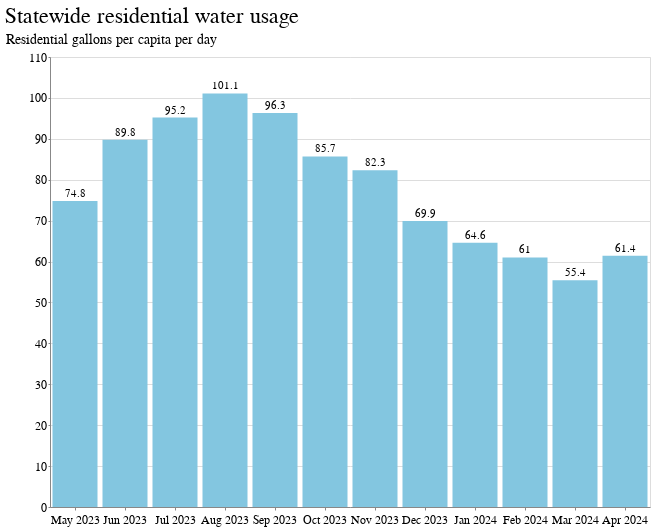

Notebook code for this chart:
### Code cell
base = alt.Chart(
    statewide_df.tail(12)
).encode(
    x=alt.X("yearmonth(report_period_start_date):O").axis(title=""),
    tooltip=["state_pop_weighted_rgpcd","report_period_start_date"]
)

bar = base.mark_bar(color="#83c6e0").encode(
    y=alt.Y("state_pop_weighted_rgpcd", stack=None).axis(title="Residential gallons per capita per day"),
    text="state_pop_weighted_rgpcd"
)

# avg_line = base.mark_line(interpolate='step', color='#1281aa').encode(
#     y=alt.Y("regional_r_gpcd"),
#     text="regional_r_gpcd"
# )

# goal_line = alt.Chart(pd.DataFrame({'y': [80]})).mark_rule(color="#b75a36",strokeDash=[10,11]).encode(y='y')

(
    bar + 
    # avg_line + 
    bar.mark_text(align='center', dy=-7) 
    # avg_line.mark_text(align='center', dy=-7)
).properties(title=f"Statewide residential water usage", width=600)

### Figure 1 — Vega-Lite specification as saved in the notebook (floating-point values rounded to 4 significant figures)
{"config": {"view": {"width": 800, "height": 450}, "background": "#ffffff", "title": {"anchor": "start", "font": "BentonGothic-Bold, sans", "fontColor": "#000000", "fontSize": 22, "fontWeight": "normal"}, "arc": {"fill": "#82c6df"}, "area": {"fill": "#82c6df"}, "line": {"stroke": "#82c6df", "strokeWidth": 3}, "path": {"stroke": "#82c6df"}, "rect": {"fill": "#82c6df"}, "shape": {"stroke": "#82c6df"}, "bar": {"fill": "#82c6df"}, "point": {"stroke": "#82c6df"}, "symbol": {"fill": "#82c6df", "size": 30}, "axis": {"titleFont": "BentonGothic-Bold, sans", "titleFontSize": 14, "titleFontWeight": "normal", "labelFont": "BentonGothic, sans", "labelFontSize": 12, "labelFontWeight": "normal"}, "axisX": {"labelAngle": 0, "labelPadding": 4, "tickSize": 3}, "axisY": {"labelBaseline": "middle", "maxExtent": 45, "minExtent": 45, "tickSize": 2, "titleAlign": "left", "titleAngle": 0, "titleX": -45, "titleY": -11}, "legend": {"titleFont": "BentonGothic-Bold, sans", "titleFontSize": 14, "titleFontWeight": "normal", "symbolType": "square", "labelFont": "BentonGothic, sans", "labelFontSize": 13}, "range": {"category": ["#3580b1", "#ec8431", "#ab7fb4", "#c89d29", "#adc839", "#829eb1"], "diverging": ["#e68a4f", "#f4bb6a", "#f9e39c", "#dadfe2", "#a6b7c6", "#849eae"], "heatmap": ["#fbf2c7", "#f9e39c", "#f8d36e", "#f4bb6a", "#e68a4f", "#d15a40", "#ab4232"], "ordinal": ["#fbf2c7", "#f9e39c", "#f8d36e", "#f4bb6a", "#e68a4f", "#d15a40", "#ab4232"], "ramp": ["#fbf2c7", "#f9e39c", "#f8d36e", "#f4bb6a", "#e68a4f", "#d15a40", "#ab4232"]}}, "layer": [{"mark": {"type": "bar", "color": "#83c6e0"}, "encoding": {"text": {"field": "state_pop_weighted_rgpcd", "type": "quantitative"}, "tooltip": [{"field": "state_pop_weighted_rgpcd", "type": "quantitative"}, {"field": "report_period_start_date", "type": "temporal"}], "x": {"axis": {"title": ""}, "field": "report_period_start_date", "timeUnit": "yearmonth", "type": "ordinal"}, "y": {"axis": {"title": "Residential gallons per capita per day"}, "field": "state_pop_weighted_rgpcd", "stack": null, "type": "quantitative"}}}, {"mark": {"type": "text", "align": "center", "dy": -7}, "encoding": {"text": {"field": "state_pop_weighted_rgpcd", "type": "quantitative"}, "tooltip": [{"field": "state_pop_weighted_rgpcd", "type": "quantitative"}, {"field": "report_period_start_date", "type": "temporal"}], "x": {"axis": {"title": ""}, "field": "report_period_start_date", "timeUnit": "yearmonth", "type": "ordinal"}, "y": {"axis": {"title": "Residential gallons per capita per day"}, "field": "state_pop_weighted_rgpcd", "stack": null, "type": "quantitative"}}}], "data": {"name": "data-9aec7742135b7091069f6447fc26ee7e"}, "title": "Statewide residential water usage", "width": 600, "$schema": "https://vega.github.io/schema/vega-lite/v5.16.3.json", "datasets": {"data-9aec7742135b7091069f6447fc26ee7e": [{"report_period_start_date": "2023-05-01T00:00:00", "total_pop": 36490000.0, "total_gallons": 158700000000.0, "state_pop_weighted_rgpcd": 74.8}, {"report_period_start_date": "2023-06-01T00:00:00", "total_pop": 36640000.0, "total_gallons": 170100000000.0, "state_pop_weighted_rgpcd": 89.8}, {"report_period_start_date": "2023-07-01T00:00:00", "total_pop": 35260000.0, "total_gallons": -1822000000000.0, "state_pop_weighted_rgpcd": 95.2}, {"report_period_start_date": "2023-08-01T00:00:00", "total_pop": 36640000.0, "total_gallons": -10680000000000.0, "state_pop_weighted_rgpcd": 101.1}, {"report_period_start_date": "2023-09-01T00:00:00", "total_pop": 37170000.0, "total_gallons": 166000000000.0, "state_pop_weighted_rgpcd": 96.3}, {"report_period_start_date": "2023-10-01T00:00:00", "total_pop": 35220000.0, "total_gallons": 155100000000.0, "state_pop_weighted_rgpcd": 85.7}, {"report_period_start_date": "2023-11-01T00:00:00", "total_pop": 36250000.0, "total_gallons": 132700000000.0, "state_pop_weighted_rgpcd": 82.3}, {"report_period_start_date": "2023-12-01T00:00:00", "total_pop": 36180000.0, "total_gallons": 91440000000.0, "state_pop_weighted_rgpcd": 69.9}, {"report_period_start_date": "2024-01-01T00:00:00", "total_pop": 34140000.0, "total_gallons": 95940000000.0, "state_pop_weighted_rgpcd": 64.6}, {"report_period_start_date": "2024-02-01T00:00:00", "total_pop": 34140000.0, "total_gallons": 87700000000.0, "state_pop_weighted_rgpcd": 61.0}, {"report_period_start_date": "2024-03-01T00:00:00", "total_pop": 35630000.0, "total_gallons": 105700000000.0, "state_pop_weighted_rgpcd": 55.4}, {"report_period_start_date": "2024-04-01T00:00:00", "total_pop": 31270000.0, "total_gallons": 99010000000.0, "state_pop_weighted_rgpcd": 61.4}]}}
